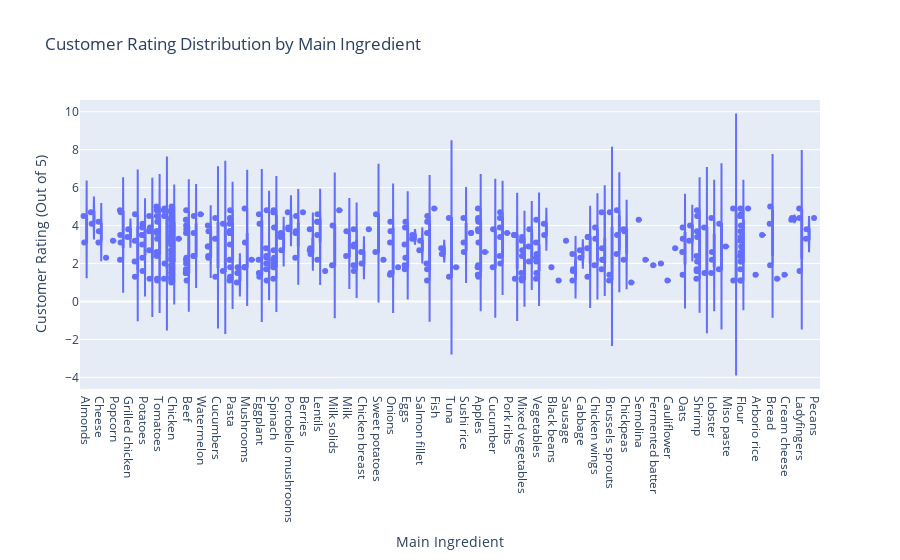

The notebook cell this image was saved under:
### Markdown cell above
> The price distribution shows that products containing allergens generally span a broader price range than allergen-free products.

> This suggests that **allergen-containing products** are not confined to budget or premium categories but **exist across all price points**.

> The presence of allergens does not dictate product affordability, making allergen awareness critical for all consumers, regardless of price sensitivity.

### Code cell
# Interactive violin plot for customer rating by main ingredient
fig = px.violin(data,
                x="Main Ingredient",
                y="Customer rating (Out of 5)",
                box=True,
                points="all",
                title="Customer Rating Distribution by Main Ingredient")
fig.update_layout(xaxis_title="Main Ingredient", yaxis_title="Customer Rating (Out of 5)")
fig.show()

### Figure 1 — Plotly figure (JSON) as saved in the notebook; plotly's stock layout.template omitted (floating-point values rounded to 4 significant figures; data arrays with more than 128 entries replaced by an {"elided": "..."} marker saying what was removed)
{"data": [{"alignmentgroup": "True", "box": {"visible": true}, "hovertemplate": "Main Ingredient=%{x}<br>Customer rating (Out of 5)=%{y}<extra></extra>", "legendgroup": "", "marker": {"color": "#636efa"}, "name": "", "offsetgroup": "", "orientation": "v", "points": "all", "scalegroup": "True", "showlegend": false, "type": "violin", "x": {"elided": "399 str values"}, "x0": " ", "xaxis": "x", "y": {"elided": "399 float values"}, "y0": " ", "yaxis": "y"}], "layout": {"legend": {"tracegroupgap": 0}, "title": {"text": "Customer Rating Distribution by Main Ingredient"}, "violinmode": "group", "xaxis": {"anchor": "y", "domain": [0, 1], "title": {"text": "Main Ingredient"}}, "yaxis": {"anchor": "x", "domain": [0, 1], "title": {"text": "Customer Rating (Out of 5)"}}}}
